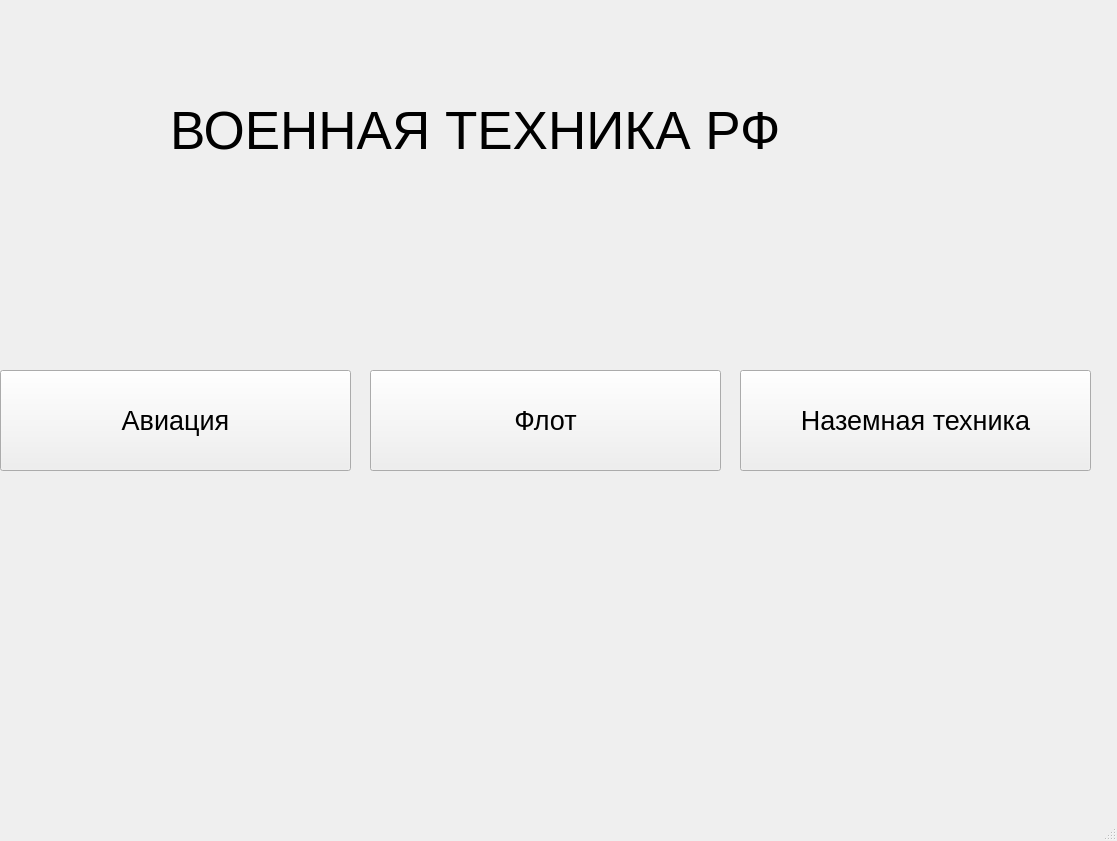
<?xml version="1.0" encoding="UTF-8"?>
<ui version="4.0">
 <class>MainWindow</class>
 <widget class="QMainWindow" name="MainWindow">
  <property name="geometry">
   <rect>
    <x>0</x>
    <y>0</y>
    <width>1117</width>
    <height>841</height>
   </rect>
  </property>
  <property name="windowTitle">
   <string>MainWindow</string>
  </property>
  <widget class="QWidget" name="centralwidget">
   <widget class="QLabel" name="label">
    <property name="geometry">
     <rect>
      <x>170</x>
      <y>10</y>
      <width>731</width>
      <height>241</height>
     </rect>
    </property>
    <property name="font">
     <font>
      <pointsize>40</pointsize>
      <weight>50</weight>
      <italic>false</italic>
      <bold>false</bold>
      <strikeout>false</strikeout>
      <stylestrategy>PreferDefault</stylestrategy>
      <kerning>true</kerning>
     </font>
    </property>
    <property name="cursor">
     <cursorShape>CrossCursor</cursorShape>
    </property>
    <property name="text">
     <string>ВОЕННАЯ ТЕХНИКА РФ</string>
    </property>
   </widget>
   <widget class="QPushButton" name="pushButton">
    <property name="geometry">
     <rect>
      <x>0</x>
      <y>370</y>
      <width>351</width>
      <height>101</height>
     </rect>
    </property>
    <property name="font">
     <font>
      <pointsize>20</pointsize>
     </font>
    </property>
    <property name="text">
     <string>Авиация</string>
    </property>
   </widget>
   <widget class="QPushButton" name="pushButton_2">
    <property name="geometry">
     <rect>
      <x>370</x>
      <y>370</y>
      <width>351</width>
      <height>101</height>
     </rect>
    </property>
    <property name="font">
     <font>
      <pointsize>20</pointsize>
     </font>
    </property>
    <property name="text">
     <string>Флот</string>
    </property>
   </widget>
   <widget class="QPushButton" name="pushButton_3">
    <property name="geometry">
     <rect>
      <x>740</x>
      <y>370</y>
      <width>351</width>
      <height>101</height>
     </rect>
    </property>
    <property name="font">
     <font>
      <pointsize>20</pointsize>
     </font>
    </property>
    <property name="text">
     <string>Наземная техника</string>
    </property>
   </widget>
  </widget>
  <widget class="QMenuBar" name="menubar">
   <property name="geometry">
    <rect>
     <x>0</x>
     <y>0</y>
     <width>1117</width>
     <height>26</height>
    </rect>
   </property>
  </widget>
  <widget class="QStatusBar" name="statusbar"/>
 </widget>
 <resources/>
 <connections/>
</ui>
